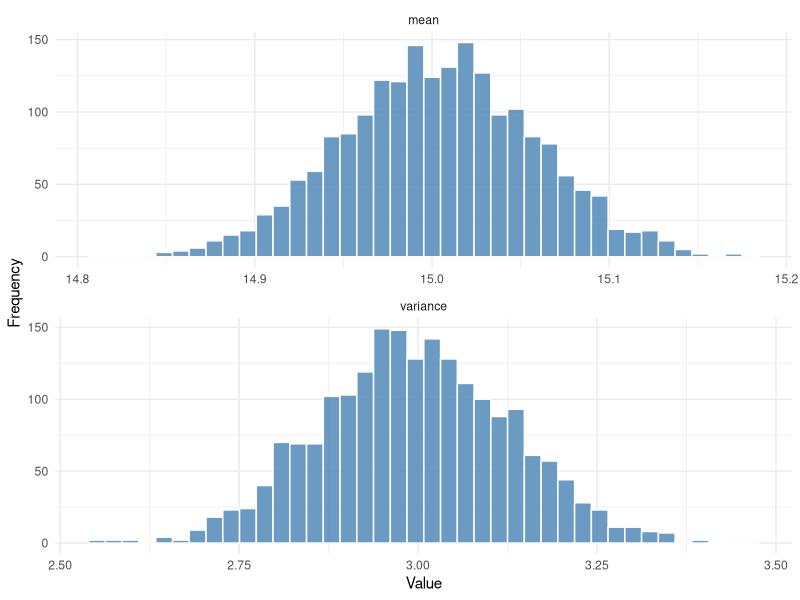

This chart was generated by the following R code:
## ---- chunk 1
knitr::opts_chunk$set(echo = TRUE, message = FALSE, warning = FALSE)
library(dplyr)
library(tidyr)
library(purrr)
library(ggplot2)
library(knitr)

fmt_num <- function(x, digits = 4) {
	formatC(x, format = "f", digits = digits)
}
## ---- chunk 2
set.seed(41279)
N <- 100000
mu_super <- 15
var_super <- 3
population <- rnorm(N, mean = mu_super, sd = sqrt(var_super))

pop_mean <- mean(population)
pop_var <- var(population) * (N - 1) / N
## ---- chunk 3
set.seed(41279)
N <- 100000
mu_super <- 15
var_super <- 3
population <- rnorm(N, mean = mu_super, sd = sqrt(var_super))

# Part (a)
pop_mean <- mean(population)
pop_var <- var(population) * (N - 1) / N

results_a <- tibble(
  pop_mean = pop_mean,
  pop_var = pop_var
)

results_a %>% mutate(across(everything(), fmt_num, digits = 5)) %>% kable()
## ---- chunk 4
set.seed(41279)
n_sample <- 1000
sample_indices <- sample.int(N, size = n_sample, replace = FALSE)
sample_one <- population[sample_indices]

sample_mean <- mean(sample_one)
sample_var <- var(sample_one)
fpc <- sqrt(1 - n_sample / N)
se_mean <- sqrt(sample_var / n_sample) * fpc
ci_b <- sample_mean + qnorm(c(0.025, 0.975)) * se_mean

results_b <- tibble(
  estimate = sample_mean,
  se = se_mean,
  ci_lower = ci_b[1],
  ci_upper = ci_b[2]
)

results_b %>% mutate(across(everything(), fmt_num, digits = 5)) %>% kable()
## ---- chunk 5
set.seed(41279)
B <- 2000

sim_results <- replicate(B, {
	idx <- sample.int(N, size = n_sample, replace = FALSE)
	samp <- population[idx]
	c(mean = mean(samp), variance = var(samp))
}) %>%
	t() %>%
	as_tibble()

quantile_means <- quantile(sim_results$mean, probs = c(0.025, 0.975))

quantile_tbl <- tibble(
	quantile = c("2.5%", "97.5%"),
	value = fmt_num(quantile_means, digits = 5)
)

quantile_tbl %>% kable(col.names = c("Quantile", "Estimated mean"))
## ---- chunk 6
plot_data <- sim_results %>%
	pivot_longer(cols = everything(), names_to = "statistic", values_to = "value")

ggplot(plot_data, aes(x = value)) +
	geom_histogram(bins = 40, color = "white", fill = "steelblue", alpha = 0.8) +
	facet_wrap(~ statistic, scales = "free", ncol = 1) +
	labs(x = "Value", y = "Frequency") +
	theme_minimal()
## ---- chunk 7
set.seed(41279)
z_alpha <- qnorm(0.975)

ci_bounds <- sim_results %>%
	mutate(
		se = sqrt(variance / n_sample) * fpc,
		lower = mean - z_alpha * se,
		upper = mean + z_alpha * se,
		covers = (lower <= pop_mean) & (upper >= pop_mean)
	)

coverage_rate <- mean(ci_bounds$covers)

tibble(
	Coverage = fmt_num(coverage_rate, digits = 4)
) %>% kable()
## ---- chunk 8
blocks <- c(3, 5, 5, 52, 21, 34, 3, 0, 0, 0, 17, 14, 0, 0, 2, 54, 11, 11, 0, 23)
a <- length(blocks)
A <- 270
M <- 60

sample_mean_blocks <- mean(blocks)
sample_var_blocks <- var(blocks)
fpc_blocks <- sqrt(1 - a / A)
se_blocks <- sqrt(sample_var_blocks / a) * fpc_blocks

p_hat <- sample_mean_blocks / M
se_p <- se_blocks / M

logit <- function(p) log(p / (1 - p))
inv_logit <- function(x) 1 / (1 + exp(-x))

phi_hat <- logit(p_hat)
se_phi <- se_p / (p_hat * (1 - p_hat))
ci_phi <- phi_hat + qnorm(c(0.025, 0.975)) * se_phi
ci_p <- inv_logit(ci_phi)

q2_summary <- tibble(
	quantity = c("Sample mean rentals", "Standard error", "Rental proportion", "SE proportion", "Logit estimate", "SE logit"),
	value = c(sample_mean_blocks, se_blocks, p_hat, se_p, phi_hat, se_phi)
)

q2_summary %>% mutate(value = fmt_num(value, digits = 5)) %>% kable()
## ---- chunk 9
tibble(
	bound = c("Lower", "Upper"),
	logit_QY = ci_phi,
	QY = ci_p
) %>%
	mutate(across(-bound, fmt_num, digits = 5)) %>%
	kable()
## ---- chunk 10
p_i <- blocks / M
total_units <- a * M
total_pop_units <- A * M

p_hat_clusters <- mean(p_i)
f_cluster <- a / A
s_p2 <- var(p_i)
var_cluster <- (1 - f_cluster) * s_p2 / a
se_cluster <- sqrt(var_cluster)
ci_cluster <- p_hat_clusters + qnorm(c(0.025, 0.975)) * se_cluster

f_unit <- total_units / total_pop_units
var_srs <- (1 - f_unit) * p_hat_clusters * (1 - p_hat_clusters) / total_units
se_srs <- sqrt(var_srs)

design_effect <- var_cluster / var_srs
effective_n <- total_units / design_effect

q3_table <- tibble(
	quantity = c(
		"Estimated rental proportion", "SE (two-stage cluster)",
		"95% CI (two-stage cluster) lower", "95% CI (two-stage cluster) upper",
		"Variance (two-stage cluster)", "Variance (SRS of individuals)",
		"Design effect", "Effective sample size"
	),
	value = c(
		p_hat_clusters, se_cluster, ci_cluster[1], ci_cluster[2],
		var_cluster, var_srs, design_effect, effective_n
	)
)

q3_table %>% mutate(value = fmt_num(value, digits = 5)) %>% kable()
## ---- chunk 11
population1 <- c(5, 10, 35, 100)
samples1 <- combn(population1, 2)

estimates1 <- tibble(
	sample = apply(samples1, 2, paste, collapse = ","),
	arithmetic = colMeans(samples1),
	harmonic = 2 / colSums(1 / samples1),
	geometric = sqrt(samples1[1, ] * samples1[2, ])
)

pop1_mean <- mean(population1)

moment_summary <- function(vec, true_mean) {
	tibble(
		bias = mean(vec) - true_mean,
		variance = mean((vec - mean(vec))^2),
		mse = mean((vec - true_mean)^2)
	)
}

moments1 <- bind_rows(
	moment_summary(estimates1$arithmetic, pop1_mean) %>% mutate(estimator = "Arithmetic"),
	moment_summary(estimates1$harmonic, pop1_mean) %>% mutate(estimator = "Harmonic"),
	moment_summary(estimates1$geometric, pop1_mean) %>% mutate(estimator = "Geometric")
) %>%
	relocate(estimator)

estimates1 %>% kable()

moments1 %>% mutate(across(-estimator, fmt_num, digits = 5)) %>% kable()
## ---- chunk 12
population2 <- c(5, 10, 16, 18)
samples2 <- combn(population2, 2)

estimates2 <- tibble(
	sample = apply(samples2, 2, paste, collapse = ","),
	arithmetic = colMeans(samples2),
	harmonic = 2 / colSums(1 / samples2),
	geometric = sqrt(samples2[1, ] * samples2[2, ])
)

pop2_mean <- mean(population2)

moments2 <- bind_rows(
	moment_summary(estimates2$arithmetic, pop2_mean) %>% mutate(estimator = "Arithmetic"),
	moment_summary(estimates2$harmonic, pop2_mean) %>% mutate(estimator = "Harmonic"),
	moment_summary(estimates2$geometric, pop2_mean) %>% mutate(estimator = "Geometric")
) %>%
	relocate(estimator)

estimates2 %>% kable()

moments2 %>% mutate(across(-estimator, fmt_num, digits = 5)) %>% kable()
